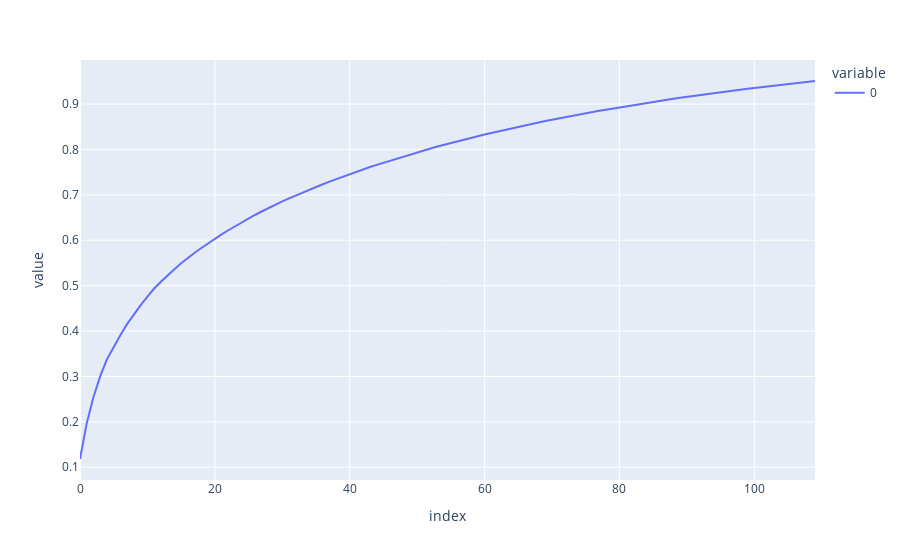

Notebook source saved alongside this figure:
### Code cell
fig = xp.line(np.cumsum(pca.explained_variance_ratio_))
fig.show()
